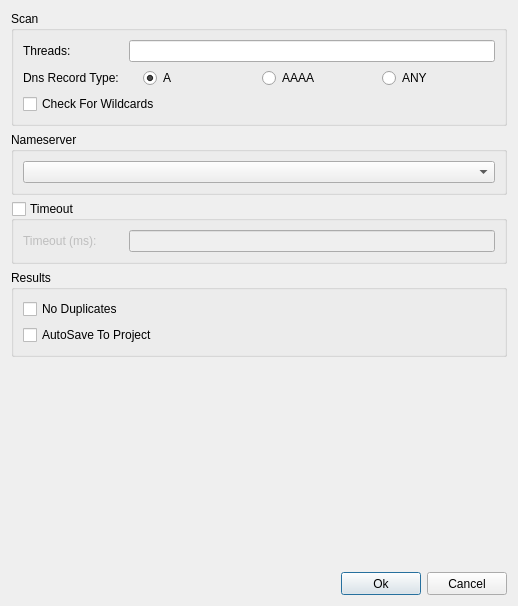
<?xml version="1.0" encoding="UTF-8"?>
<ui version="4.0">
 <class>BruteConfigDialog</class>
 <widget class="QDialog" name="BruteConfigDialog">
  <property name="geometry">
   <rect>
    <x>0</x>
    <y>0</y>
    <width>518</width>
    <height>606</height>
   </rect>
  </property>
  <property name="sizePolicy">
   <sizepolicy hsizetype="Expanding" vsizetype="Expanding">
    <horstretch>0</horstretch>
    <verstretch>0</verstretch>
   </sizepolicy>
  </property>
  <property name="minimumSize">
   <size>
    <width>0</width>
    <height>0</height>
   </size>
  </property>
  <property name="windowTitle">
   <string>Scan Configuration</string>
  </property>
  <property name="windowIcon">
   <iconset>
    <normaloff>.</normaloff>.</iconset>
  </property>
  <layout class="QVBoxLayout" name="verticalLayout">
   <item>
    <widget class="QGroupBox" name="groupBoxLookup">
     <property name="title">
      <string>Scan</string>
     </property>
     <layout class="QVBoxLayout" name="verticalLayout_2">
      <item>
       <layout class="QHBoxLayout" name="horizontalLayout">
        <item>
         <widget class="QLabel" name="label">
          <property name="minimumSize">
           <size>
            <width>100</width>
            <height>0</height>
           </size>
          </property>
          <property name="font">
           <font>
            <weight>50</weight>
            <bold>false</bold>
           </font>
          </property>
          <property name="text">
           <string>Threads:</string>
          </property>
         </widget>
        </item>
        <item>
         <widget class="QLineEdit" name="lineEditThreads"/>
        </item>
       </layout>
      </item>
      <item>
       <layout class="QHBoxLayout" name="horizontalLayoutRecordType">
        <item>
         <widget class="QLabel" name="labelRecordType">
          <property name="minimumSize">
           <size>
            <width>100</width>
            <height>0</height>
           </size>
          </property>
          <property name="font">
           <font>
            <weight>50</weight>
            <bold>false</bold>
           </font>
          </property>
          <property name="text">
           <string>Dns Record Type:</string>
          </property>
         </widget>
        </item>
        <item>
         <widget class="QRadioButton" name="radioButtonA">
          <property name="text">
           <string>A</string>
          </property>
          <property name="checked">
           <bool>true</bool>
          </property>
          <attribute name="buttonGroup">
           <string notr="true">buttonGroup_3</string>
          </attribute>
         </widget>
        </item>
        <item>
         <widget class="QRadioButton" name="radioButtonAAAA">
          <property name="text">
           <string>AAAA</string>
          </property>
          <attribute name="buttonGroup">
           <string notr="true">buttonGroup_3</string>
          </attribute>
         </widget>
        </item>
        <item>
         <widget class="QRadioButton" name="radioButtonANY">
          <property name="text">
           <string>ANY</string>
          </property>
          <attribute name="buttonGroup">
           <string notr="true">buttonGroup_3</string>
          </attribute>
         </widget>
        </item>
       </layout>
      </item>
      <item>
       <widget class="QCheckBox" name="checkBoxWildcards">
        <property name="text">
         <string>Check For Wildcards</string>
        </property>
       </widget>
      </item>
     </layout>
    </widget>
   </item>
   <item>
    <widget class="QGroupBox" name="groupBoxNameserver">
     <property name="title">
      <string>Nameserver</string>
     </property>
     <layout class="QVBoxLayout" name="verticalLayout_3">
      <item>
       <widget class="QComboBox" name="comboBoxNameserver"/>
      </item>
     </layout>
    </widget>
   </item>
   <item>
    <widget class="QGroupBox" name="groupBoxTimeout">
     <property name="title">
      <string>Timeout</string>
     </property>
     <property name="checkable">
      <bool>true</bool>
     </property>
     <property name="checked">
      <bool>false</bool>
     </property>
     <layout class="QVBoxLayout" name="verticalLayout_9">
      <item>
       <layout class="QHBoxLayout" name="horizontalLayout_2">
        <item>
         <widget class="QLabel" name="label_2">
          <property name="minimumSize">
           <size>
            <width>100</width>
            <height>0</height>
           </size>
          </property>
          <property name="text">
           <string>Timeout (ms):</string>
          </property>
         </widget>
        </item>
        <item>
         <widget class="QLineEdit" name="lineEditTimeout"/>
        </item>
       </layout>
      </item>
     </layout>
    </widget>
   </item>
   <item>
    <widget class="QGroupBox" name="groupBoxResult">
     <property name="title">
      <string>Results</string>
     </property>
     <layout class="QVBoxLayout" name="verticalLayout_5">
      <item>
       <widget class="QCheckBox" name="checkBoxNoDuplicates">
        <property name="text">
         <string>No Duplicates</string>
        </property>
       </widget>
      </item>
      <item>
       <widget class="QCheckBox" name="checkBoxAutosave">
        <property name="text">
         <string>AutoSave To Project</string>
        </property>
       </widget>
      </item>
     </layout>
    </widget>
   </item>
   <item>
    <spacer name="verticalSpacer">
     <property name="orientation">
      <enum>Qt::Vertical</enum>
     </property>
     <property name="sizeHint" stdset="0">
      <size>
       <width>20</width>
       <height>246</height>
      </size>
     </property>
    </spacer>
   </item>
   <item>
    <layout class="QHBoxLayout" name="horizontalLayout_4">
     <item>
      <spacer name="horizontalSpacer">
       <property name="orientation">
        <enum>Qt::Horizontal</enum>
       </property>
       <property name="sizeHint" stdset="0">
        <size>
         <width>40</width>
         <height>20</height>
        </size>
       </property>
      </spacer>
     </item>
     <item>
      <widget class="QPushButton" name="buttonOk">
       <property name="minimumSize">
        <size>
         <width>75</width>
         <height>23</height>
        </size>
       </property>
       <property name="text">
        <string>Ok</string>
       </property>
      </widget>
     </item>
     <item>
      <widget class="QPushButton" name="buttonCancel">
       <property name="minimumSize">
        <size>
         <width>75</width>
         <height>23</height>
        </size>
       </property>
       <property name="text">
        <string>Cancel</string>
       </property>
      </widget>
     </item>
    </layout>
   </item>
  </layout>
 </widget>
 <resources/>
 <connections/>
 <buttongroups>
  <buttongroup name="buttonGroup_2"/>
  <buttongroup name="buttonGroup_3"/>
  <buttongroup name="buttonGroup"/>
 </buttongroups>
</ui>
